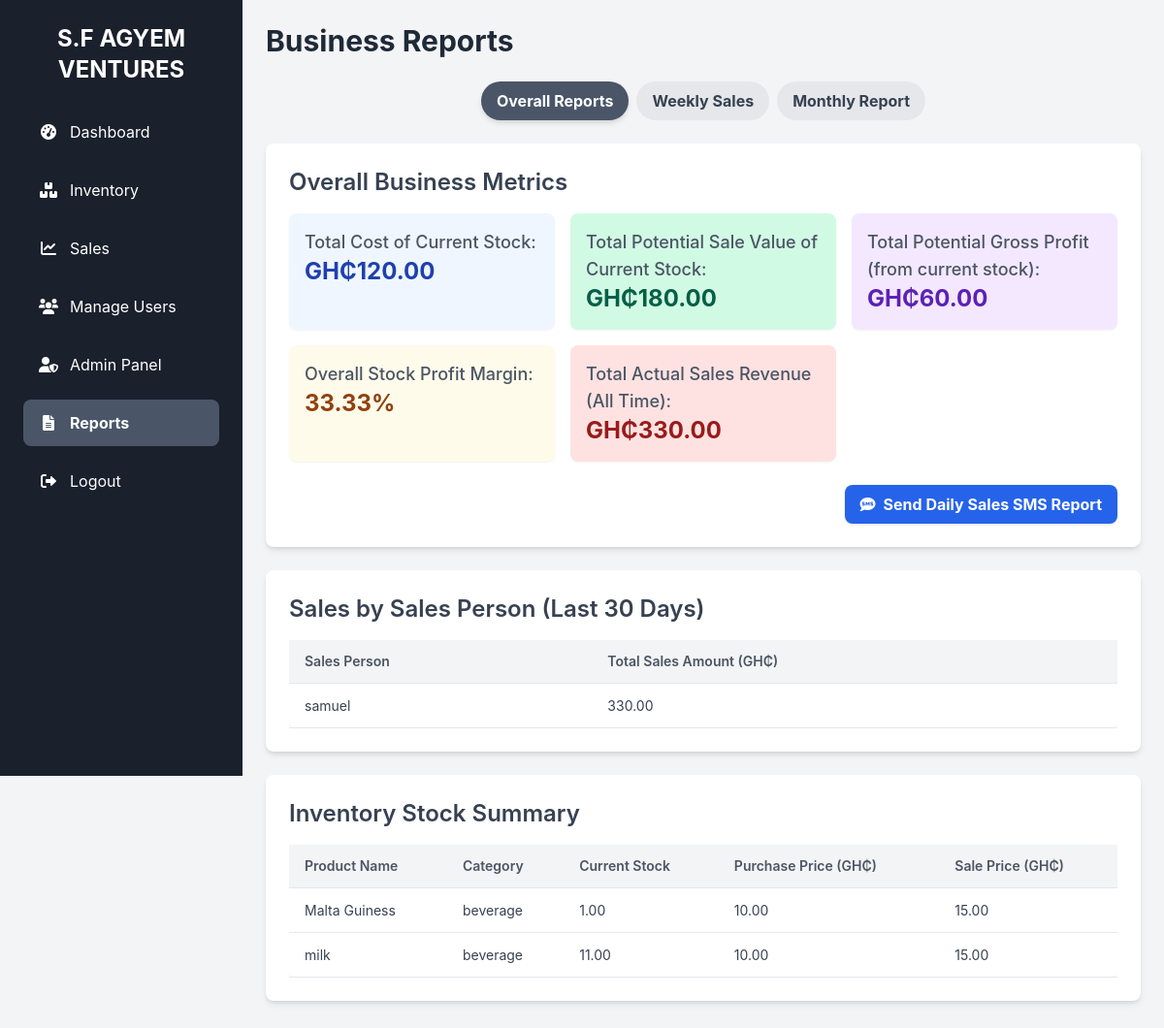
The page /reports (signed in) on the database its author committed.
### app.py (models this page shows, shortened)
class Business(db.Model):
    __tablename__ = 'businesses'
    id = db.Column(db.String(36), primary_key=True, default=lambda: str(uuid.uuid4()))
    name = db.Column(db.String(255), unique=True, nullable=False)
    address = db.Column(db.String(255))
    location = db.Column(db.String(100))
    contact = db.Column(db.String(50))
    type = db.Column(db.String(50), default='Pharmacy', nullable=False) # 'Pharmacy', 'Hardware', 'Supermarket', 'Provision Store'
    is_active = db.Column(db.Boolean, default=True, nullable=False) # NEW: Field to track business activity status
    last_updated = db.Column(db.DateTime, nullable=False, default=datetime.now, onupdate=datetime.now) # NEW: Add this line
    users = db.relationship('User', backref='business', lazy=True, cascade="all, delete-orphan")
    inventory_items = db.relationship('InventoryItem', backref='business', lazy=True, cascade="all, delete-orphan")
    sales_records = db.relationship('SaleRecord', backref='business', lazy=True, cascade="all, delete-orphan")
    companies = db.relationship('Company', backref='business', lazy=True, cascade="all, delete-orphan")
    future_orders = db.relationship('FutureOrder', backref='business', lazy=True, cascade="all, delete-orphan")
    hirable_items = db.relationship('HirableItem', backref='business', lazy=True, cascade="all, delete-orphan")
    rental_records = db.relationship('RentalRecord', backref='business', lazy=True, cascade="all, delete-orphan")

class InventoryItem(db.Model):
    __tablename__ = 'inventory_items'
    id = db.Column(db.String(36), primary_key=True, default=lambda: str(uuid.uuid4()))
    business_id = db.Column(db.String(36), db.ForeignKey('businesses.id'), nullable=False)
    product_name = db.Column(db.String(255), nullable=False)
    category = db.Column(db.String(100), nullable=False)
    purchase_price = db.Column(db.Float, nullable=False)
    sale_price = db.Column(db.Float, nullable=False)
    current_stock = db.Column(db.Float, nullable=False)
    last_updated = db.Column(db.DateTime, nullable=False, default=datetime.now)
    batch_number = db.Column(db.String(100))
    number_of_tabs = db.Column(db.Integer, nullable=False, default=1) # Tabs for Pharmacy, pieces for Hardware
    unit_price_per_tab = db.Column(db.Float, nullable=False) # Unit price per tab/piece
    item_type = db.Column(db.String(50), default='Pharmacy') # 'Pharmacy', 'Provision Store', 'Hardware Material'
    expiry_date = db.Column(db.Date) # This is a db.Date, which should return datetime.date objects
    is_fixed_price = db.Column(db.Boolean, default=False)
    fixed_sale_price = db.Column(db.Float, default=0.0)
    is_active = db.Column(db.Boolean, default=True, nullable=False) # New: For soft delete
    barcode = db.Column(db.String(50), unique=True, nullable=True)  # Add this line
    __table_args__ = (db.UniqueConstraint('product_name', 'business_id', name='_product_name_business_uc'),)
    markup_percentage_pharmacy = db.Column(db.Numeric(10, 2), default=0.00)
    synced_to_remote = db.Column(db.Boolean, default=False, nullable=False) # NEW

### app.py (the view, shortened to what this page needs)
@app.route('/reports')
def reports():
    if 'username' not in session or session.get('role') not in ['admin', 'sales', 'viewer'] or not get_current_business_id():
        flash('You do not have permission to view reports or no business selected.', 'danger')
        return redirect(url_for('dashboard'))
    business_id = get_current_business_id()
    business_type = get_current_business_type()
    total_purchase_value = db.session.query(db.func.sum(InventoryItem.purchase_price * InventoryItem.current_stock)).filter(
        InventoryItem.business_id == business_id, InventoryItem.is_active == True
    ).scalar() or 0.0
    total_potential_sale_value = db.session.query(db.func.sum(InventoryItem.sale_price * InventoryItem.current_stock)).filter(
        InventoryItem.business_id == business_id, InventoryItem.is_active == True
    ).scalar() or 0.0
    total_potential_gross_profit = total_potential_sale_value - total_purchase_value
    overall_stock_profit_margin = (total_potential_gross_profit / total_potential_sale_value) * 100 if total_potential_sale_value > 0 else 0.0
    total_actual_sales_revenue = db.session.query(db.func.sum(SaleRecord.total_amount)).filter(
        SaleRecord.business_id == business_id
    ).scalar() or 0.0
    thirty_days_ago = datetime.now() - timedelta(days=30)
    sales_by_person = db.session.query(
        SaleRecord.sales_person_name,
        db.func.sum(SaleRecord.total_amount)
    ).filter(
        SaleRecord.business_id == business_id,
        SaleRecord.sale_date >= thirty_days_ago
    ).group_by(SaleRecord.sales_person_name).order_by(db.func.sum(SaleRecord.total_amount).desc()).all()
    inventory_summary = InventoryItem.query.filter_by(business_id=business_id, is_active=True).order_by(InventoryItem.product_name).all()
    expired_items = []
    expiring_soon_items = []
    company_balances = []
    rental_records = [] # Initialize for all business types
    if business_type == 'Hardware':
        company_balances = Company.query.filter_by(business_id=business_id).all()
        rental_records = RentalRecord.query.filter_by(business_id=business_id).order_by(RentalRecord.date_recorded.desc()).all()
    return render_template('reports.html',
                           user_role=session.get('role'),
                           total_purchase_value=total_purchase_value,
                           total_potential_sale_value=total_potential_sale_value,
                           total_potential_gross_profit=total_potential_gross_profit,
                           overall_stock_profit_margin=overall_stock_profit_margin,
                           total_actual_sales_revenue=total_actual_sales_revenue,
                           sales_by_person=sales_by_person,
                           inventory_summary=inventory_summary,
                           business_type=business_type,
                           expired_items=expired_items,
                           expiring_soon_items=expiring_soon_items,
                           company_balances=company_balances,
                           rental_records=rental_records,
                           total_cost_of_stock=total_purchase_value, # Passed as total_cost_of_stock
                           total_sale_value_of_stock=total_potential_sale_value, # Passed as total_sale_value_of_stock
                           total_sales_amount=total_actual_sales_revenue,
                           current_year=datetime.now().year)

### templates/reports.html (shortened to what this page needs)
<!DOCTYPE html>
<html lang="en">
<head>
    <script src="https://cdn.tailwindcss.com"></script>
    <link href="https://cdnjs.cloudflare.com/ajax/libs/font-awesome/6.0.0-beta3/css/all.min.css" rel="stylesheet">
</head>
<body>
    <div class="sidebar">
        <h2 class="text-2xl font-bold mb-6 text-center sidebar-title">{{ session.get('business_name', 'Business') }}</h2>
        <nav class="sidebar-nav">
            <a href="{{ url_for('dashboard') }}" class="flex items-center p-3 rounded-lg text-white hover:bg-gray-700 transition duration-200">
                <i class="fas fa-tachometer-alt mr-3"></i> Dashboard
            </a>
            {% if session.get('role') in ['admin', 'sales', 'viewer'] %}
            <a href="{{ url_for('inventory') }}" class="flex items-center p-3 rounded-lg text-white hover:bg-gray-700 transition duration-200">
                <i class="fas fa-boxes mr-3"></i> Inventory
            </a>
            <a href="{{ url_for('sales') }}" class="flex items-center p-3 rounded-lg text-white hover:bg-gray-700 transition duration-200">
                <i class="fas fa-chart-line mr-3"></i> Sales
            </a>
            {% endif %}
            {% if session.get('role') == 'admin' %}
            <a href="{{ url_for('manage_business_users') }}" class="flex items-center p-3 rounded-lg text-white hover:bg-gray-700 transition duration-200">
                <i class="fas fa-users mr-3"></i> Manage Users
            </a>
            {% endif %}
            {% if session.get('role') in ['super_admin', 'admin'] %}
            <a href="{{ url_for('super_admin_dashboard') }}" class="flex items-center p-3 rounded-lg text-white hover:bg-gray-700 transition duration-200">
                <i class="fas fa-user-shield mr-3"></i> Admin Panel
            </a>
            {% endif %}
            <a href="{{ url_for('reports') }}" class="active flex items-center p-3 rounded-lg text-white hover:bg-gray-700 transition duration-200">
                <i class="fas fa-file-alt mr-3"></i> Reports
            </a>
            <a href="{{ url_for('logout') }}" class="flex items-center p-3 rounded-lg text-white hover:bg-gray-700 transition duration-200">
                <i class="fas fa-sign-out-alt mr-3"></i> Logout
            </a>
        </nav>
    </div>
    <div class="main-content">
        <h1 class="text-3xl font-bold mb-6 text-gray-800 page-heading">Business Reports</h1>
        <div class="flex flex-wrap justify-center my-6 gap-2 tab-button-group">
            <button data-target="overallReportsContent" class="tab-button bg-gray-200 text-gray-700 font-bold py-2 px-4 rounded-full transition-colors duration-200">
                Overall Reports
            </button>
            <button data-target="weeklyReportContent" class="tab-button bg-gray-200 text-gray-700 font-bold py-2 px-4 rounded-full transition-colors duration-200">
                Weekly Sales
            </button>
            <button data-target="monthlyReportContent" class="tab-button bg-gray-200 text-gray-700 font-bold py-2 px-4 rounded-full transition-colors duration-200">
                Monthly Report
            </button>
        </div>
        <div id="overallReportsContent" class="report-section">
            <div class="bg-white p-6 rounded-lg shadow-md mb-6 card">
                <h2 class="text-2xl font-semibold mb-4 text-gray-700 card-heading-2">Overall Business Metrics</h2>
                <div class="grid grid-cols-1 md:grid-cols-2 lg:grid-cols-3 gap-4 metrics-grid">
                    <div class="bg-blue-50 p-4 rounded-lg shadow-sm metric-item blue">
                        <p class="text-lg font-medium text-gray-600 metric-label">Total Cost of Current Stock:</p>
                        <p class="text-2xl font-bold text-blue-800 metric-value">GH₵{{ "%.2f"|format(total_cost_of_stock) }}</p>
                    </div>
                    <div class="bg-green-50 p-4 rounded-lg shadow-sm metric-item green">
                        <p class="text-lg font-medium text-gray-600 metric-label">Total Potential Sale Value of Current Stock:</p>
                        <p class="text-2xl font-bold text-green-800 metric-value">GH₵{{ "%.2f"|format(total_sale_value_of_stock) }}</p>
                    </div>
                    <div class="bg-purple-50 p-4 rounded-lg shadow-sm metric-item purple">
                        <p class="text-lg font-medium text-gray-600 metric-label">Total Potential Gross Profit (from current stock):</p>
                        <p class="text-2xl font-bold text-purple-800 metric-value">GH₵{{ "%.2f"|format(total_potential_gross_profit) }}</p>
                    </div>
                    <div class="bg-yellow-50 p-4 rounded-lg shadow-sm metric-item yellow">
                        <p class="text-lg font-medium text-gray-600 metric-label">Overall Stock Profit Margin:</p>
                        <p class="text-2xl font-bold text-yellow-800 metric-value">{{ "%.2f"|format(overall_stock_profit_margin) }}%</p>
                    </div>
                    <div class="bg-red-50 p-4 rounded-lg shadow-sm metric-item red">
                        <p class="text-lg font-medium text-gray-600 metric-label">Total Actual Sales Revenue (All Time):</p>
                        <p class="text-2xl font-bold text-red-800 metric-value">GH₵{{ "%.2f"|format(total_sales_amount) }}</p>
                    </div>
                </div>
                {% if user_role == 'admin' %}
                <div class="mt-6 text-right sms-report-container">
                    <a href="{{ url_for('send_daily_sales_sms_report') }}" class="bg-blue-600 hover:bg-blue-700 text-white font-bold py-2 px-4 rounded-lg shadow transition duration-200 sms-report-button">
                        <i class="fas fa-sms mr-2"></i> Send Daily Sales SMS Report
                    </a>
                </div>
                {% endif %}
            </div>
            <div class="bg-white p-6 rounded-lg shadow-md mb-6 card">
                <h2 class="text-2xl font-semibold mb-4 text-gray-700 card-heading-2">Sales by Sales Person (Last 30 Days)</h2>
                {% if sales_by_person %}
                <div class="overflow-x-auto table-overflow-auto">
                    <table class="min-w-full bg-white rounded-lg shadow-sm">
                        <thead>
                            <tr class="bg-gray-100 border-b border-gray-200">
                                <th class="py-3 px-4 text-left text-sm font-semibold text-gray-600">Sales Person</th>
                                <th class="py-3 px-4 text-left text-sm font-semibold text-gray-600">Total Sales Amount (GH₵)</th>
                            </tr>
                        </thead>
                        <tbody>
                            {% for person, amount in sales_by_person %}
                            <tr class="border-b border-gray-200 hover:bg-gray-50">
                                <td class="py-3 px-4 text-gray-700">{{ person }}</td>
                                <td class="py-3 px-4 text-gray-700">{{ "%.2f"|format(amount) }}</td>
                            </tr>
                            {% endfor %}
                        </tbody>
                    </table>
                </div>
                {% else %}
                <p class="text-gray-600">No sales data for the last 30 days.</p>
                {% endif %}
            </div>
            <div class="bg-white p-6 rounded-lg shadow-md mb-6 card">
                <h2 class="text-2xl font-semibold mb-4 text-gray-700 card-heading-2">Inventory Stock Summary</h2>
                {% if inventory_summary %}
                <div class="overflow-x-auto table-overflow-auto">
                    <table class="min-w-full bg-white rounded-lg shadow-sm">
                        <thead>
                            <tr class="bg-gray-100 border-b border-gray-200">
                                <th class="py-3 px-4 text-left text-sm font-semibold text-gray-600">Product Name</th>
                                <th class="py-3 px-4 text-left text-sm font-semibold text-gray-600">Category</th>
                                <th class="py-3 px-4 text-left text-sm font-semibold text-gray-600">Current Stock</th>
                                <th class="py-3 px-4 text-left text-sm font-semibold text-gray-600">Purchase Price (GH₵)</th>
                                <th class="py-3 px-4 text-left text-sm font-semibold text-gray-600">Sale Price (GH₵)</th>
                            </tr>
                        </thead>
                        <tbody>
                            {% for item in inventory_summary %}
                            <tr class="border-b border-gray-200 hover:bg-gray-50">
                                <td class="py-3 px-4 text-gray-700">{{ item.product_name }}</td>
                                <td class="py-3 px-4 text-gray-700">{{ item.category }}</td>
                                <td class="py-3 px-4 text-gray-700">{{ "%.2f"|format(item.current_stock) }}</td>
                                <td class="py-3 px-4 text-gray-700">{{ "%.2f"|format(item.purchase_price) }}</td>
                                <td class="py-3 px-4 text-gray-700">{{ "%.2f"|format(item.sale_price) }}</td>
                            </tr>
                            {% endfor %}
                        </tbody>
                    </table>
                </div>
                {% else %}
                <p class="text-gray-600">No active inventory items found.</p>
                {% endif %}
            </div>
        </div>
    </div>
</body>
</html>

### rows shown on the page
Business: get "S.F AGYEM VENTURES"
InventoryItem: product_name "Malta Guiness", category "beverage", current_stock "1.00", purchase_price "10.00", sale_price "15.00"
InventoryItem: product_name "milk", category "beverage", current_stock "11.00", purchase_price "10.00", sale_price "15.00"

### other values the page prints
{{ "%.2f"|format(total_cost_of_stock) }} "120.00"
{{ "%.2f"|format(total_sale_value_of_stock) }} "180.00"
{{ "%.2f"|format(total_potential_gross_profit) }} "60.00"
{{ "%.2f"|format(overall_stock_profit_margin) }} "33.33"
{{ "%.2f"|format(total_sales_amount) }} "330.00"
{{ person }} "samuel"
{{ "%.2f"|format(amount) }} "330.00"
